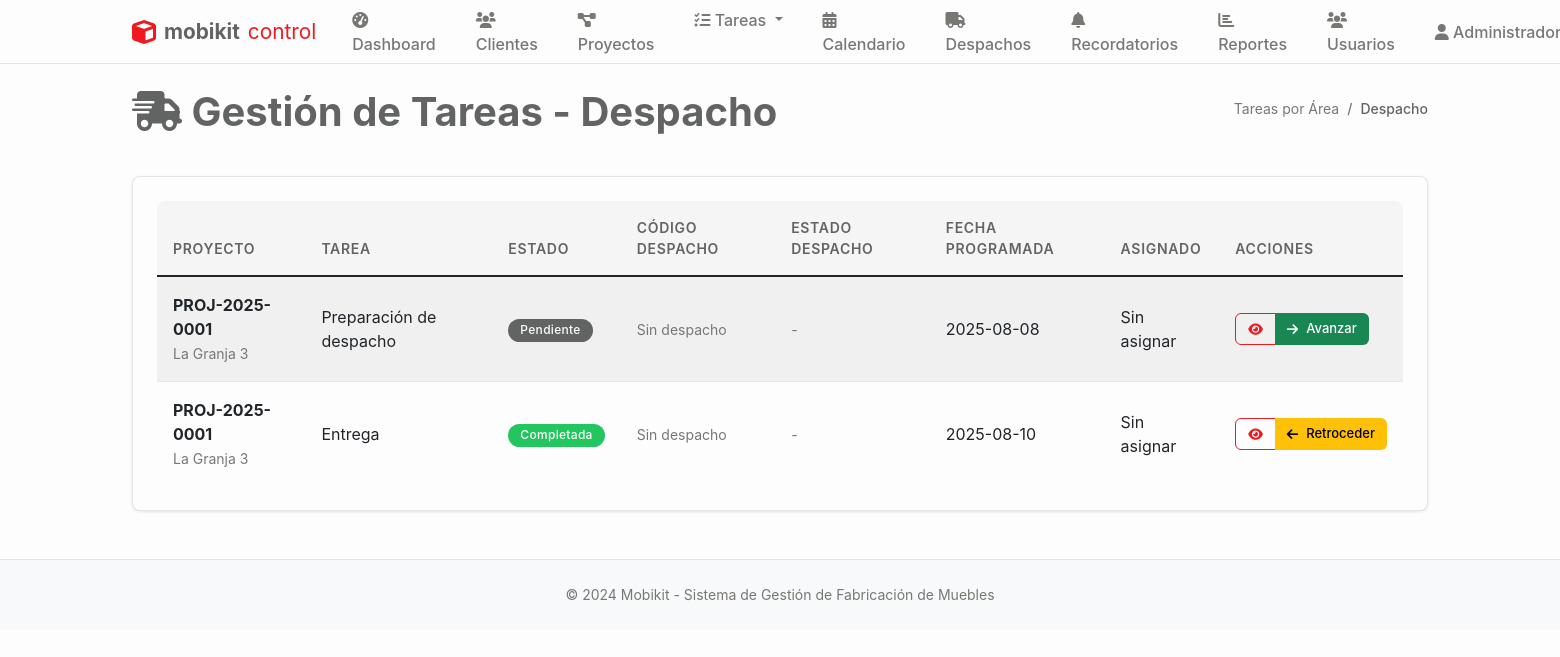
The page /tareas/despacho (signed in) on the database as committed earlier.
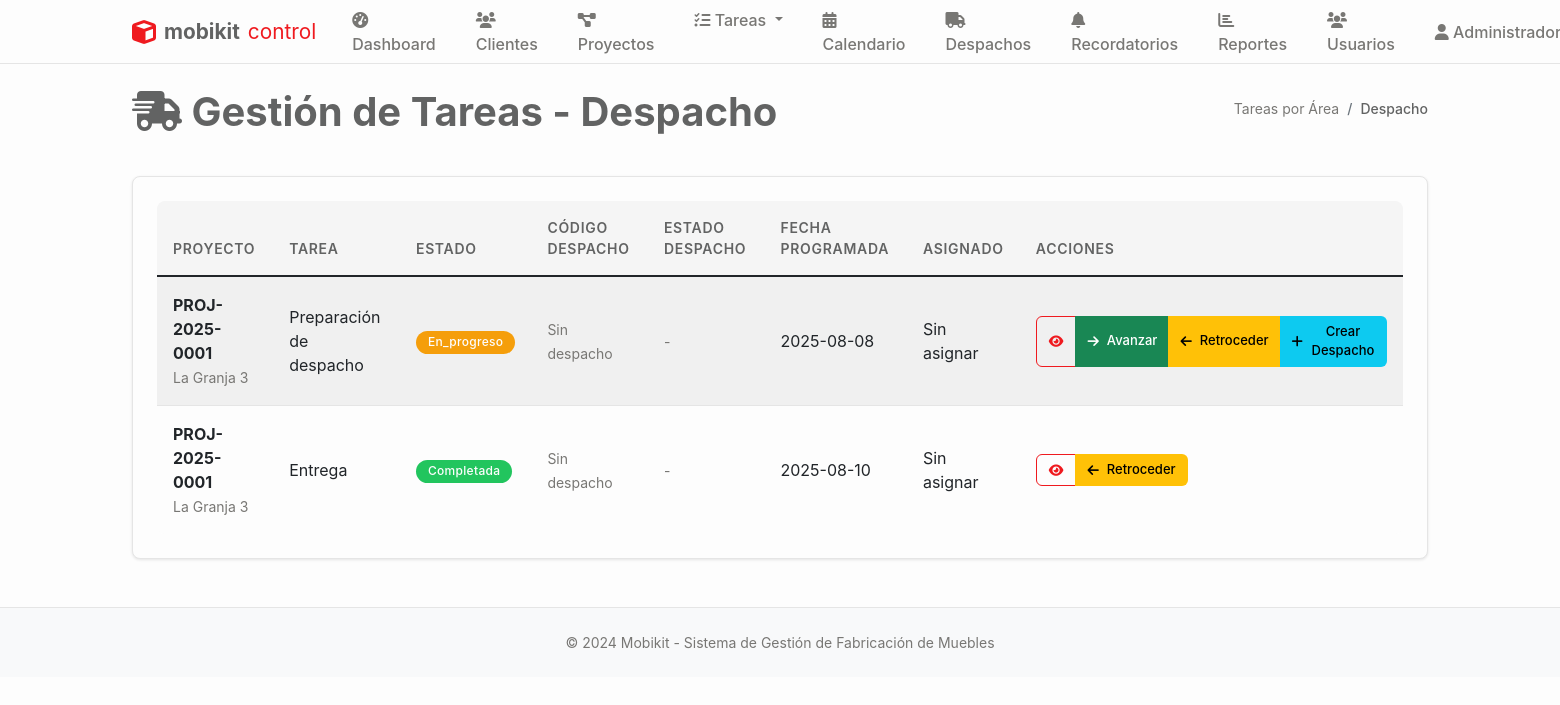
The same page on the database as committed later.
### tables this page shows
CREATE TABLE tareas (
    id INTEGER PRIMARY KEY AUTOINCREMENT,
    proyecto_id INTEGER NOT NULL,
    codigo TEXT, -- Código de tarea opcional
    titulo TEXT NOT NULL,
    descripcion TEXT,
    tipo TEXT DEFAULT 'general' CHECK (tipo IN ('diseño', 'fabricación', 'control_calidad', 'embalaje', 'despacho', 'general')),
    rol_asignado TEXT NOT NULL,
    usuario_asignado_id INTEGER,
    area_id INTEGER,
    estado TEXT DEFAULT 'pendiente' CHECK (estado IN ('pendiente', 'en_progreso', 'pausada', 'completada', 'cancelada')),
    prioridad TEXT DEFAULT 'media' CHECK (prioridad IN ('baja', 'media', 'alta', 'urgente')),
    fecha_programada DATE,
    fecha_inicio TIMESTAMP,
    fecha_completada TIMESTAMP,
    tiempo_estimado INTEGER, -- En horas
    tiempo_real INTEGER, -- En horas
    dependencias TEXT, -- JSON con IDs de tareas dependientes
    observaciones TEXT,
    created_at TIMESTAMP DEFAULT CURRENT_TIMESTAMP,
    updated_at TIMESTAMP DEFAULT CURRENT_TIMESTAMP, etapa_fabricacion TEXT 
                CHECK (etapa_fabricacion IN ('seccionado', 'enchapado', 'mecanizado', 'fabricacion_completo')),
    FOREIGN KEY (proyecto_id) REFERENCES proyectos (id),
    FOREIGN KEY (usuario_asignado_id) REFERENCES usuarios (id),
    FOREIGN KEY (area_id) REFERENCES areas (id)
);

CREATE TABLE proyectos (
    id INTEGER PRIMARY KEY AUTOINCREMENT,
    codigo TEXT UNIQUE NOT NULL, -- Código único del proyecto
    nombre TEXT NOT NULL,
    cliente_id INTEGER NOT NULL,
    descripcion TEXT,
    estado TEXT DEFAULT 'diseño' CHECK (estado IN ('diseño', 'aprobado', 'producción', 'embalaje', 'despacho', 'entregado', 'cancelado')),
    prioridad TEXT DEFAULT 'media' CHECK (prioridad IN ('baja', 'media', 'alta', 'urgente')),
    fecha_inicio DATE,
    fecha_entrega DATE,
    fecha_entrega_real DATE,
    diseñador_id INTEGER,
    supervisor_id INTEGER,
    presupuesto DECIMAL(12,2),
    costo_real DECIMAL(12,2),
    observaciones TEXT,
    created_at TIMESTAMP DEFAULT CURRENT_TIMESTAMP,
    updated_at TIMESTAMP DEFAULT CURRENT_TIMESTAMP,
    FOREIGN KEY (cliente_id) REFERENCES clientes (id),
    FOREIGN KEY (diseñador_id) REFERENCES usuarios (id),
    FOREIGN KEY (supervisor_id) REFERENCES usuarios (id)
);

### main.py (the view)
@app.route('/tareas/despacho')
@login_required
@role_required(['despacho', 'admin', 'general'])
def tareas_despacho():
    conn = sqlite3.connect('mobikit.db')
    cursor = conn.cursor()
    cursor.execute('''
        SELECT t.id, t.titulo, p.nombre as proyecto, p.codigo, t.estado,
               t.fecha_programada, t.descripcion, u.nombre as asignado,
               t.created_at, d.codigo_despacho, d.estado as despacho_estado
        FROM tareas t
        JOIN proyectos p ON t.proyecto_id = p.id
        LEFT JOIN usuarios u ON t.usuario_asignado_id = u.id
        LEFT JOIN despachos d ON d.proyecto_id = t.proyecto_id
        WHERE t.rol_asignado = 'despacho' OR t.tipo = 'despacho'
        ORDER BY
            CASE t.estado
                WHEN 'pendiente' THEN 1
                WHEN 'en_progreso' THEN 2
                WHEN 'completada' THEN 3
            END,
            t.fecha_programada ASC
    ''')
    tareas_list = cursor.fetchall()
    conn.close()
    return render_template('tareas_despacho.html', tareas=tareas_list)

### main.py (called while the page is built)
def login_required(f):
    @wraps(f)
    def decorated_function(*args, **kwargs):
        if 'user_id' not in session:
            return redirect(url_for('login'))
        return f(*args, **kwargs)
    return decorated_function

def role_required(roles):
    def decorator(f):
        @wraps(f)
        def decorated_function(*args, **kwargs):
            if 'user_role' not in session or session['user_role'] not in roles:
                flash('No tienes permisos para acceder a esta página', 'error')
                return redirect(url_for('dashboard'))
            return f(*args, **kwargs)
        return decorated_function
    return decorator

### templates/tareas_despacho.html (shortened to what the changed rows need)
{% extends "base.html" %}
{% block content %}
<div class="d-flex justify-content-between align-items-center mb-4">
    <h1><i class="fas fa-shipping-fast"></i> Gestión de Tareas - Despacho</h1>
</div>
<div class="card">
    <div class="card-body">
        {% if tareas %}
        <div class="table-responsive">
            <table class="table table-striped">
                <thead>
                    <tr>
                        <th>Proyecto</th>
                        <th>Tarea</th>
                        <th>Estado</th>
                        <th>Código Despacho</th>
                        <th>Estado Despacho</th>
                        <th>Fecha Programada</th>
                        <th>Asignado</th>
                        <th>Acciones</th>
                    </tr>
                </thead>
                <tbody>
                    {% for tarea in tareas %}
                    <tr>
                        <td>
                            <strong>{{ tarea[3] }}</strong><br>
                            <small class="text-muted">{{ tarea[2] }}</small>
                        </td>
                        <td>{{ tarea[1] }}</td>
                        <td>
                            <span class="badge bg-{{ 'success' if tarea[4] == 'completada' else 'warning' if tarea[4] == 'en_progreso' else 'secondary' }}">
                                {{ tarea[4]|title }}
                            </span>
                        </td>
                        <td>
                            {% if tarea[9] %}
                            <span class="badge bg-primary">{{ tarea[9] }}</span>
                            {% else %}
                            <small class="text-muted">Sin despacho</small>
                            {% endif %}
                        </td>
                        <td>
                            {% if tarea[10] %}
                            <span class="badge bg-{{ 'success' if tarea[10] == 'entregado' else 'info' if tarea[10] == 'en_transito' else 'warning' }}">
                                {{ tarea[10]|title }}
                            </span>
                            {% else %}
                            <small class="text-muted">-</small>
                            {% endif %}
                        </td>
                        <td>{{ tarea[5] if tarea[5] else 'Sin fecha' }}</td>
                        <td>{{ tarea[7] if tarea[7] else 'Sin asignar' }}</td>
                        <td>
                            <div class="btn-group" role="group">
                                <a href="{{ url_for('tarea_detalle', tarea_id=tarea[0]) }}" class="btn btn-sm btn-outline-primary">
                                    <i class="fas fa-eye"></i>
                                </a>
                                {% if tarea[4] != 'completada' %}
                                <button class="btn btn-sm btn-success" onclick="avanzarTarea({{ tarea[0] }})">
                                    <i class="fas fa-arrow-right"></i> Avanzar
                                </button>
                                {% endif %}
                                {% if session.user_role in ['admin', 'general'] and tarea[4] != 'pendiente' %}
                                <button class="btn btn-sm btn-warning" onclick="retrocederTarea({{ tarea[0] }})">
                                    <i class="fas fa-arrow-left"></i> Retroceder
                                </button>
                                {% endif %}
                                {% if not tarea[9] and tarea[4] == 'en_progreso' %}
                                <button class="btn btn-sm btn-info" onclick="crearDespacho({{ tarea[0] }})">
                                    <i class="fas fa-plus"></i> Crear Despacho
                                </button>
                                {% endif %}
                            </div>
                        </td>
                    </tr>
                    {% endfor %}
                </tbody>
            </table>
        </div>
        {% else %}
        <div class="text-center py-4">
            <i class="fas fa-shipping-fast fa-3x text-muted mb-3"></i>
            <h5>No hay tareas de despacho</h5>
            <p class="text-muted">Las tareas de despacho aparecerán aquí cuando sean creadas.</p>
        </div>
        {% endif %}
    </div>
</div>
{% endblock %}

Rows that differ between the two databases and show on the page:
changed tareas "Preparación de despacho": estado "Pendiente" → "En_progreso"; now shows "Retroceder Crear Despacho"
